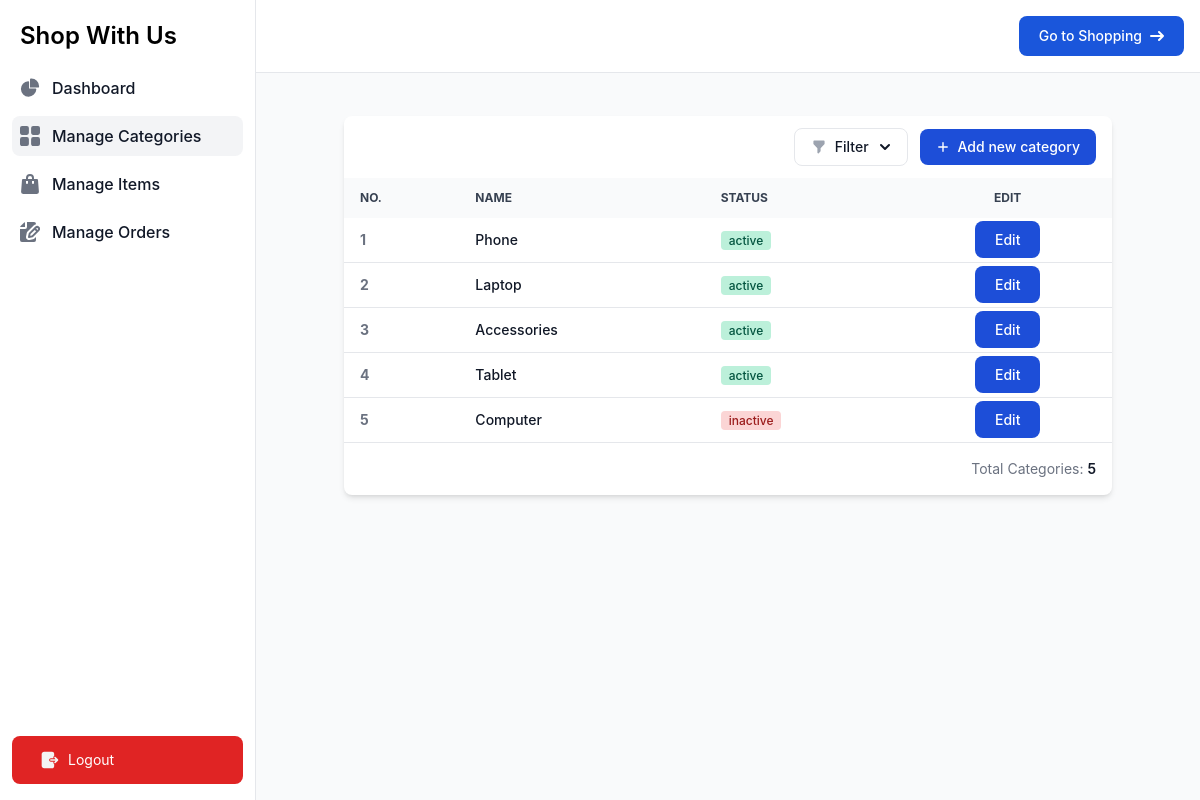
The page /admin/category/cat_list.php (signed in) on the database its author committed.
### tables this page shows
CREATE TABLE `tbl_category` (
  `id` int NOT NULL AUTO_INCREMENT,
  `name` varchar(255) DEFAULT NULL,
  `remark` varchar(255) DEFAULT NULL,
  `created_date` datetime DEFAULT NULL,
  `modified_date` datetime DEFAULT NULL,
  `status` tinyint NOT NULL DEFAULT '1',
  PRIMARY KEY (`id`)
);

### admin/category/cat_list.php (the view, shortened to what this page needs)
<?php
    include("../../confs/config.php");
    if (isset($_GET['status_list']) && is_array($_GET['status_list'])) {
        $selectedStatus = $_GET['status_list'];
        $result = mysqli_query($conn, "SELECT * FROM tbl_category WHERE status IN (" . implode(',', $selectedStatus) . ")");
    } else {
        $result = mysqli_query($conn, "SELECT * FROM tbl_category");
    }
    $total_cats = mysqli_num_rows($result);
    $item_id = 0;
?>
<!DOCTYPE html>
<html lang="en">
<head>
    <link rel="stylesheet" href="/resources/style/main.css">
</head>
<body class="h-screen max-h-screen">
    <main class="h-full">
        <div class="flex flex-col overflow-x-hidden">
            <div class="flex flex-row">
                <?php include('../../component/admin_sidebar.php') ?>
                <div class=" overflow-x-scroll w-full h-screen flex flex-col bg-gray-50 dark:bg-gray-900 ">
                    <?php include('../../component/admin_nav_bar.php') ?>
                    <div class="px-10 pt-24">
                        <section class="sm:py-5">
                            <div class="px-4 mx-auto max-w-screen-2xl lg:px-12">
                                <div class="relative overflow-hidden bg-white shadow-md dark:bg-gray-800 sm:rounded-lg">
                                    <div class="flex flex-col px-4 py-3 space-y-3 lg:flex-row lg:items-center lg:justify-end lg:space-y-0 lg:space-x-4">
                                        <div class="flex flex-col flex-shrink-0 space-y-3 md:flex-row md:items-center lg:justify-end md:space-y-0 md:space-x-3">
                                            <button id="filterDropdownButton" data-dropdown-toggle="filterDropdown" class="flex items-center justify-center w-full px-4 py-2 text-sm font-medium text-gray-900 bg-white border border-gray-200 rounded-lg md:w-auto focus:outline-none hover:bg-gray-100 hover:text-primary-700 focus:z-10 focus:ring-4 focus:ring-gray-200 dark:focus:ring-gray-700 dark:bg-gray-800 dark:text-gray-400 dark:border-gray-600 dark:hover:text-white dark:hover:bg-gray-700" type="button">
                                                Filter
                                                <svg class="-mr-1 ml-1.5 w-5 h-5" fill="currentColor" viewbox="0 0 20 20" xmlns="http://www.w3.org/2000/svg" aria-hidden="true">
                                                    <path clip-rule="evenodd" fill-rule="evenodd" d="M5.293 7.293a1 1 0 011.414 0L10 10.586l3.293-3.293a1 1 0 111.414 1.414l-4 4a1 1 0 01-1.414 0l-4-4a1 1 0 010-1.414z" />
                                                </svg>
                                            </button>
                                            <a href="/admin/category/cat_new.php" class="flex items-center justify-center px-4 py-2 text-sm font-medium text-white rounded-lg bg-primary-700 hover:bg-primary-800 focus:ring-4 focus:ring-primary-300 dark:bg-primary-600 dark:hover:bg-primary-700 focus:outline-none dark:focus:ring-primary-800">
                                                <svg class="h-3.5 w-3.5 mr-2" fill="currentColor" viewbox="0 0 20 20" xmlns="http://www.w3.org/2000/svg" aria-hidden="true">
                                                    <path clip-rule="evenodd" fill-rule="evenodd" d="M10 3a1 1 0 011 1v5h5a1 1 0 110 2h-5v5a1 1 0 11-2 0v-5H4a1 1 0 110-2h5V4a1 1 0 011-1z" />
                                                </svg>
                                                Add new category
                                            </a>
                                        </div>
                                    </div>
                                    <div class="overflow-x-auto">
                                        <table class="w-full text-sm text-left text-gray-500 dark:text-gray-400">
                                            <thead class="text-xs text-gray-700 uppercase bg-gray-50 dark:bg-gray-700 dark:text-gray-400">
                                            <tr>
                                                <th scope="col" class="px-4 py-3">No.</th>
                                                <th scope="col" class="px-4 py-3">Name</th>
                                                <th scope="col" class="px-4 py-3">Status</th>
                                                <th scope="col" class="px-4 py-3 text-center">Edit</th>
                                            </tr>
                                            </thead>
                                            <tbody>
                                            <?php
                                            if (mysqli_num_rows($result) > 0) {
                                                while ($row = mysqli_fetch_assoc($result)) {
                                                    ?>
                                                    <tr class="border-b dark:border-gray-600 hover:bg-gray-100 dark:hover:bg-gray-700">
                                                        <th class="px-4 py-3">
                                                            <?php
                                                            $item_id++;
                                                            echo $item_id
                                                            ?>
                                                        </th>
                                                        <th scope="row" class="px-4 py-3 font-medium text-gray-900 whitespace-nowrap dark:text-white">
                                                            <a href="cat_edit.php?id=<?php echo $row['id']?>" class="flex items-center">
                                                                <?php echo $row['name'] ?>
                                                            </a>
                                                        </th>
                                                        <td class="px-4 py-3">
                                                            <span class="<?php echo $row['status'] == 1 ? "bg-green-200 text-green-800 " : " bg-red-200 text-red-800" ?>  text-xs font-medium px-2 py-0.5 rounded">
                                                                <?php echo $row['status'] == 1 ? 'active' : 'inactive' ?>
                                                            </span>
                                                        </td>
                                                        <td class="px-4 text-center font-medium text-gray-900 whitespace-nowrap dark:text-white">
                                                            <a href="/admin/category/cat_edit.php?id=<?php echo $row['id'] ?>"  class="text-white bg-primary-700 hover:bg-primary-800 focus:ring-4 focus:outline-none focus:ring-primary-300 font-medium rounded-lg text-sm px-5 py-2.5 text-center dark:bg-primary-600 dark:hover:bg-primary-700 dark:focus:ring-primary-800">
                                                                Edit
                                                            </a>
                                                        </td>
                                                    </tr>
                                                    <?php
                                                }
                                            } ?>
                                            </tbody>
                                        </table>
                                    </div>
                                    <nav class="flex flex-col md:flex-row justify-end items-center md:items-center space-y-3 md:space-y-0 p-4" aria-label="Table navigation">
                                        <p class="text-sm">
                                            <span class="font-normal text-gray-500 dark:text-gray-400">Total Categories:</span>
                                            <span class="font-semibold text-gray-900 dark:text-white">
                                                <?php echo $total_cats ?>
                                            </span>
                                        </p>
                                    </nav>
                                </div>
                            </div>
                        </section>
                    </div>
                </div>
            </div>
        </div>
    </main>
</body>
</html>

### component/admin_sidebar.php (shortened to what this page needs)
<aside id="logo-sidebar" class="z-40 w-64 pt-5 transition-transform bg-white border-r border-gray-200 dark:bg-gray-800 dark:border-gray-700" aria-label="Sidebar">
    <div class="h-full px-3 pb-4 overflow-y-auto bg-white dark:bg-gray-800 flex flex-col justify-between">
        <ul class="space-y-2 font-medium">
            <li>
                <a href="/admin/admin_dashboard.php" class="flex ml-2 mb-4 md:mr-24">
                    <span class="self-center text-xl font-semibold sm:text-2xl whitespace-nowrap dark:text-white">Shop With Us</span>
                </a>
            </li>
            <li>
                <a id="admin-sidebar-dashboard" href="/admin/admin_dashboard.php" class="flex items-center p-2 text-gray-900 rounded-lg dark:text-white hover:bg-gray-100 dark:hover:bg-gray-700 group">
                    <span class="ml-3">Dashboard</span>
                </a>
            </li>
            <li>
                <a href="/admin/category/cat_list.php" class="flex items-center p-2 text-gray-900 rounded-lg dark:text-white hover:bg-gray-100 dark:hover:bg-gray-700 group">
                    <span class="flex-1 ml-3 whitespace-nowrap">Manage Categories</span>
                </a>
            </li>
            <li>
                <a href="/admin/item/item_list.php" class="flex items-center p-2 text-gray-900 rounded-lg dark:text-white hover:bg-gray-100 dark:hover:bg-gray-700 group">
                    <span class="flex-1 ml-3 whitespace-nowrap">Manage Items</span>
                </a>
            </li>
            <li>
                <a href="/admin/order/order.php" class="flex items-center p-2 text-gray-900 rounded-lg dark:text-white hover:bg-gray-100 dark:hover:bg-gray-700 group">
                    <span class="flex-1 ml-3 whitespace-nowrap">Manage Orders</span>
                </a>
            </li>
        </ul>
        <ul>
            <li>
                <a href="/auth/logout.php" class="flex items-center p-2 bg-red-600 text-gray-900 rounded-lg dark:text-white hover:bg-red-500 dark:hover:bg-gray-700 group">
                    <div class="flex items-center max-h-[32px]">
                        <div class=" flex flex-row items-center justify-between  px-5 py-2.5 text-white text-sm h-full rounded-lg">
                            <span class="ml-2">
                                Logout
                            </span>
                        </div>
                    </div>
                </a>
            </li>
        </ul>
    </div>
</aside>

### component/admin_nav_bar.php
<nav class="bg-white fixed dark:bg-gray-900 w-full z-20 top-0 left-0 border-b border-gray-200 dark:border-gray-600">
    <div class="max-w-screen-xl flex flex-wrap items-center justify-end mx-auto p-4">
        <a href="/index.php" class="text-white bg-blue-700 hover:bg-blue-800 focus:ring-4 focus:outline-none focus:ring-blue-300 font-medium rounded-lg text-sm px-5 py-2.5 text-center inline-flex items-center dark:bg-blue-600 dark:hover:bg-blue-700 dark:focus:ring-blue-800">
                Go to Shopping
                <svg class="w-3.5 h-3.5 ml-2" aria-hidden="true" xmlns="http://www.w3.org/2000/svg" fill="none" viewBox="0 0 14 10">
                    <path stroke="currentColor" stroke-linecap="round" stroke-linejoin="round" stroke-width="2" d="M1 5h12m0 0L9 1m4 4L9 9" />
                </svg>
            </a>
    </div>
</nav>

### rows shown on the page
tbl_category: name "Phone", status "active"
tbl_category: name "Laptop", status "active"
tbl_category: name "Accessories", status "active"
tbl_category: name "Tablet", status "active"
tbl_category: name "Computer", status "inactive"

### other values the page prints
$total_cats "5"
